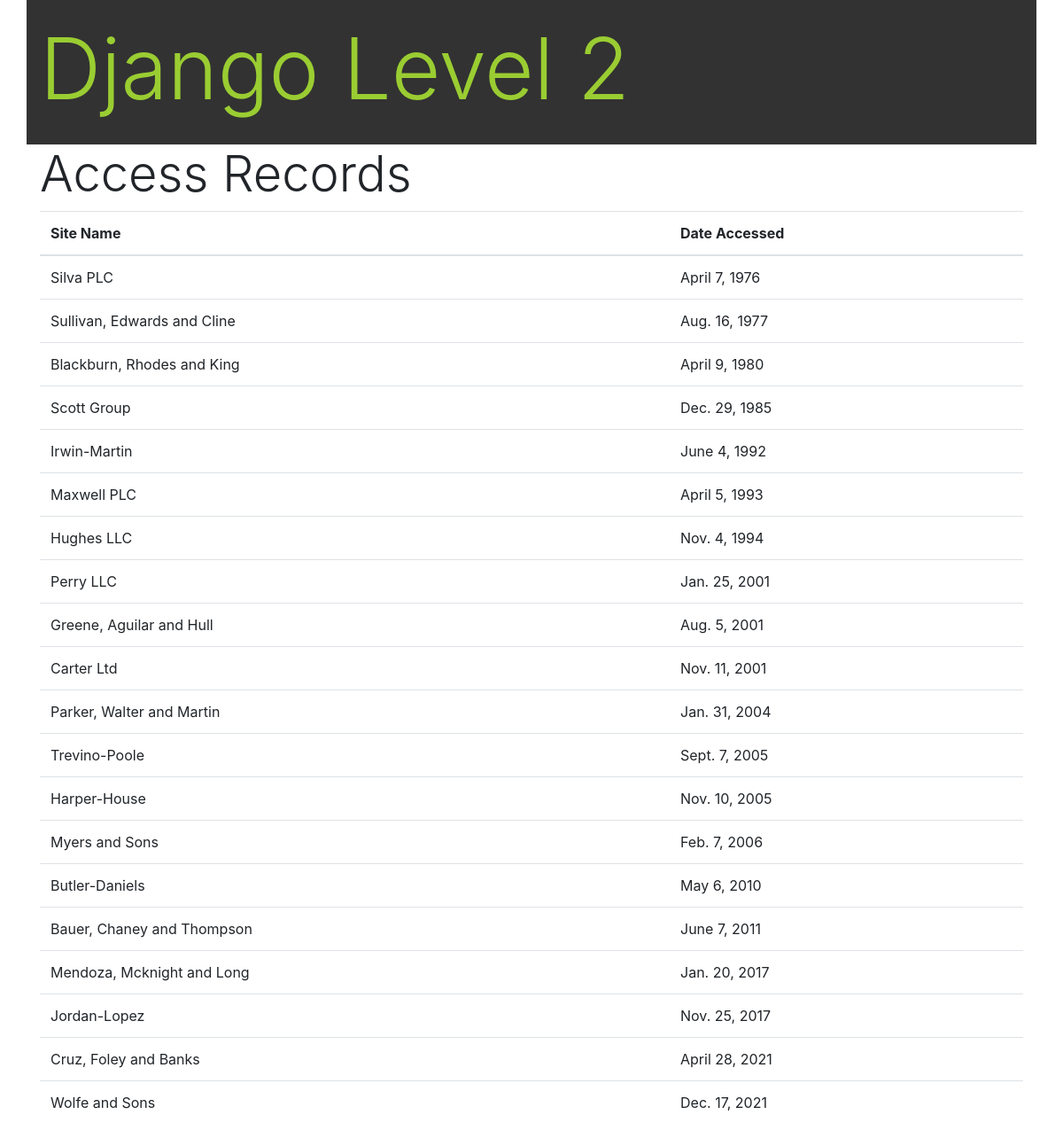
The page / on the database its author committed.
### first_app/models.py (models this page shows, shortened)
class AccessRecord(models.Model):
    name = models.ForeignKey(Webpage, on_delete=models.CASCADE)
    date = models.DateField()

class Webpage(models.Model):
    topic = models.ForeignKey(Topic, on_delete=models.CASCADE)
    name = models.CharField(max_length=264, unique=True)
    url = models.URLField(unique=True)
    def __str__(self):
        return self.name

### first_app/views.py (the view)
# urls.py: path('', views.index, name='index'),
def index(request: HttpRequest) -> HttpResponse:
    webpages_list = AccessRecord.objects.order_by('date')
    date_dict = {'access_records': webpages_list}
    return render(request, 'first_app/index.html', context=date_dict)

### templates/first_app/index.html (shortened to what this page needs)
<!DOCTYPE html>
{% load static %}
<html lang="en">
<head>
  <link rel="stylesheet" href="https://cdnjs.cloudflare.com/ajax/libs/twitter-bootstrap/4.6.0/css/bootstrap.min.css" />
  <link rel="stylesheet" href="https://cdnjs.cloudflare.com/ajax/libs/font-awesome/5.15.2/css/all.min.css" />
  <link rel="stylesheet" href="{% static 'css/styles.css' %}" />
</head>
<body>
  <header class="container">
    <h1 class="display-1">Django Level 2</h1>
  </header>
  <div class="container">
    <h2 class="display-4">Access Records</h2>
    <div class="djangotwo">
      {% if access_records %}
      <table class="table table-hover">
        <thead>
          <th>Site Name</th>
          <th>Date Accessed</th>
        </thead>
        <tbody>
          {% for record in access_records %}
          <tr>
            <td>{{ record.name }}</td>
            <td>{{ record.date }}</td>
          </tr>
          {% endfor %}
        </tbody>
      </table>
      {% else %}
      <p>No access records found!</p>
      <div class="container">
        <img class="img-fluid" src="{% static 'images/jens.jpg' %}" alt="Upset face">
      </div>
      {% endif %}
    </div>
  </div>
</body>
</html>

### static/css/styles.css (style rules this page uses)
header { padding: 20px; background-color: rgb(50, 50, 50); }
h1 { color: yellowgreen; }

### rows shown on the page
AccessRecord: name "Silva PLC", date "April 7, 1976"
AccessRecord: name "Sullivan, Edwards and Cline", date "Aug. 16, 1977"
AccessRecord: name "Blackburn, Rhodes and King", date "April 9, 1980"
AccessRecord: name "Scott Group", date "Dec. 29, 1985"
AccessRecord: name "Irwin-Martin", date "June 4, 1992"
AccessRecord: name "Maxwell PLC", date "April 5, 1993"
AccessRecord: name "Hughes LLC", date "Nov. 4, 1994"
AccessRecord: name "Perry LLC", date "Jan. 25, 2001"
AccessRecord: name "Greene, Aguilar and Hull", date "Aug. 5, 2001"
AccessRecord: name "Carter Ltd", date "Nov. 11, 2001"
AccessRecord: name "Parker, Walter and Martin", date "Jan. 31, 2004"
AccessRecord: name "Trevino-Poole", date "Sept. 7, 2005"
AccessRecord: name "Harper-House", date "Nov. 10, 2005"
AccessRecord: name "Myers and Sons", date "Feb. 7, 2006"
AccessRecord: name "Butler-Daniels", date "May 6, 2010"
AccessRecord: name "Bauer, Chaney and Thompson", date "June 7, 2011"
AccessRecord: name "Mendoza, Mcknight and Long", date "Jan. 20, 2017"
AccessRecord: name "Jordan-Lopez", date "Nov. 25, 2017"
AccessRecord: name "Cruz, Foley and Banks", date "April 28, 2021"
AccessRecord: name "Wolfe and Sons", date "Dec. 17, 2021"
